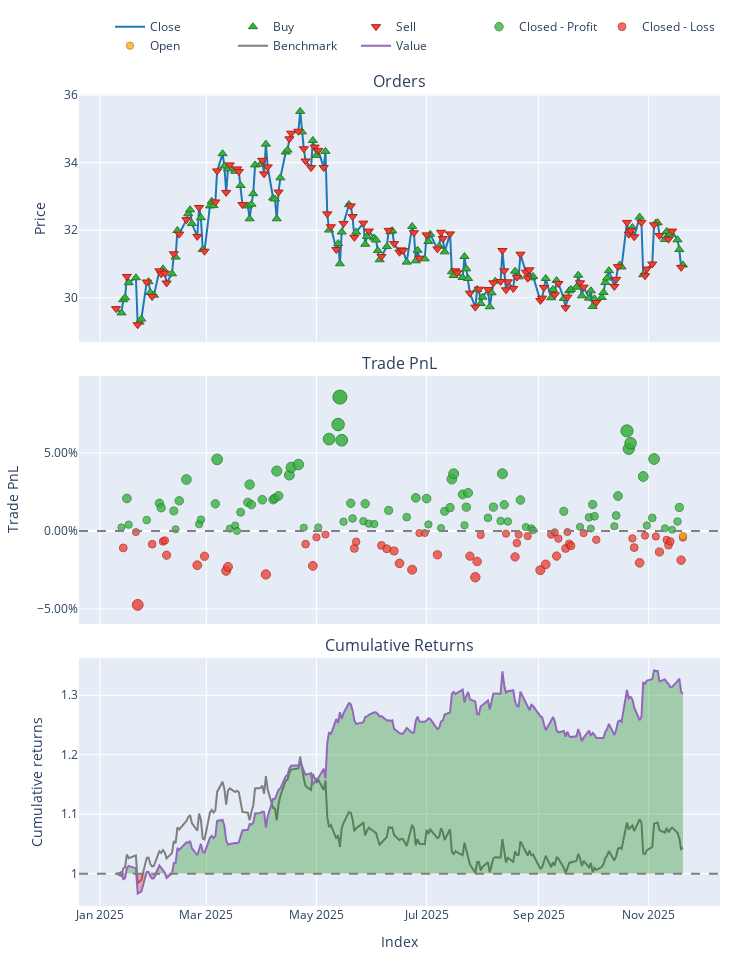

Notebook code cell kept with this figure:
### Markdown cell above
#### YORW

### Code cell
stock_symbol = "YORW"
# 2. Load Data
try:
    # ensuring your path is correct
    data = pd.read_csv(f'data/processed/{stock_symbol}_processed_2022.csv')
    if 'Date' in data.columns:
        data['Date'] = pd.to_datetime(data['Date'])
        data.set_index('Date', inplace=True)
    print("Data loaded successfully.")
except FileNotFoundError:
    print("Error: Data file not found. Check path.")
    sys.exit()

# 3. Split Train/Test
split_idx = int(len(data) * 0.7)
train_df = data.iloc[:split_idx]
test_df = data.iloc[split_idx:]

# --- TRAINING PHASE ---
print("Training SAC Agent...")

# Initialize Trainer (Pass config if needed, or defaults)
trainer = ModelTrainerRL(config['reinforcement_learning'])
env_params = config['reinforcement_learning']['environment']

# Create Training Environment
env_train = TradingEnvRL(
    train_df, 
    initial_balance=env_params.get('initial_balance', 10000),
    commission=env_params.get('commission', 0.001),
    lookback_window=env_params.get('lookback_window', 30),
    reward_func='profit'
)

# Train and Save
# This automatically handles the VecNormalize wrapper creation
result = trainer.train_sac(env_train) 

# IMPORTANT: Save the model and the normalization stats to disk
# We will reload them for the test phase to ensure consistency
save_path = "models/"
trainer.save_models(save_path)
print("Training Complete. Models saved.")

# --- INFERENCE PHASE (UPDATED) ---
print("Generating Agent Predictions on Test Data...")

# 1. Load the Trained Model
model = SAC.load(os.path.join(save_path, "sac_model"))

# 2. Create the Test Environment
# Must have the same observation space (columns) as training
env_test = TradingEnvRL(
    test_df, 
    initial_balance=env_params.get('initial_balance', 100000),
    commission=env_params.get('commission', 0.001),
    lookback_window=env_params.get('lookback_window', 30),
    reward_func='profit' 
)

# 3. Wrap it in DummyVecEnv (Required for SB3)
vec_env_test = DummyVecEnv([lambda: env_test])

# 4. Load Normalization Statistics
# This applies the Training Mean/Variance to the Test Data (Crucial!)
norm_path = os.path.join(save_path, f"sac_vecnormalize.pkl")
if os.path.exists(norm_path):
    vec_env_test = VecNormalize.load(norm_path, vec_env_test)
    vec_env_test.training = False     # Do not update stats on test data
    vec_env_test.norm_reward = False  # Do not normalize rewards for testing
else:
    print("WARNING: Normalization stats not found. Model predictions may be garbage.")

# 5. Run Inference Loop
obs = vec_env_test.reset()
done = [False]  # VecEnv returns done as a list/array
actions = []

while not done[0]:
    # Predict action (obs is now correctly scaled)
    action, _ = model.predict(obs, deterministic=True)
    actions.append(action[0]) # Extract single action
    
    # Step the environment
    obs, _, done, _ = vec_env_test.step(action)

print(f"Generated {len(actions)} actions.")


# --- BACKTESTING PHASE ---
print("Running Backtest...")

backtester = PortfolioBacktesterRL(env_params) 

# Note: 'actions' corresponds to the period [lookback_window : end]
# Ensure your backtester handles this alignment. 
# Usually, passing the full price_data and the lookback_window allows 
# the backtester to slice the prices correctly to match the actions.
portfolio = backtester.run_backtest(
    price_data=test_df['close'], 
    predicted_weights=np.array(actions).flatten(),
    lookback_window=env_params.get('lookback_window', 30)
)

comparison = backtester.compare_with_buy_and_hold_rl()

# Show Metrics
metrics = backtester.get_performance_metrics()
print("\n--- Strategy Performance ---")
for k, v in metrics.items():
    print(f"{k}: {v:.4f}")
    
# Plot
portfolio.plot().show()
